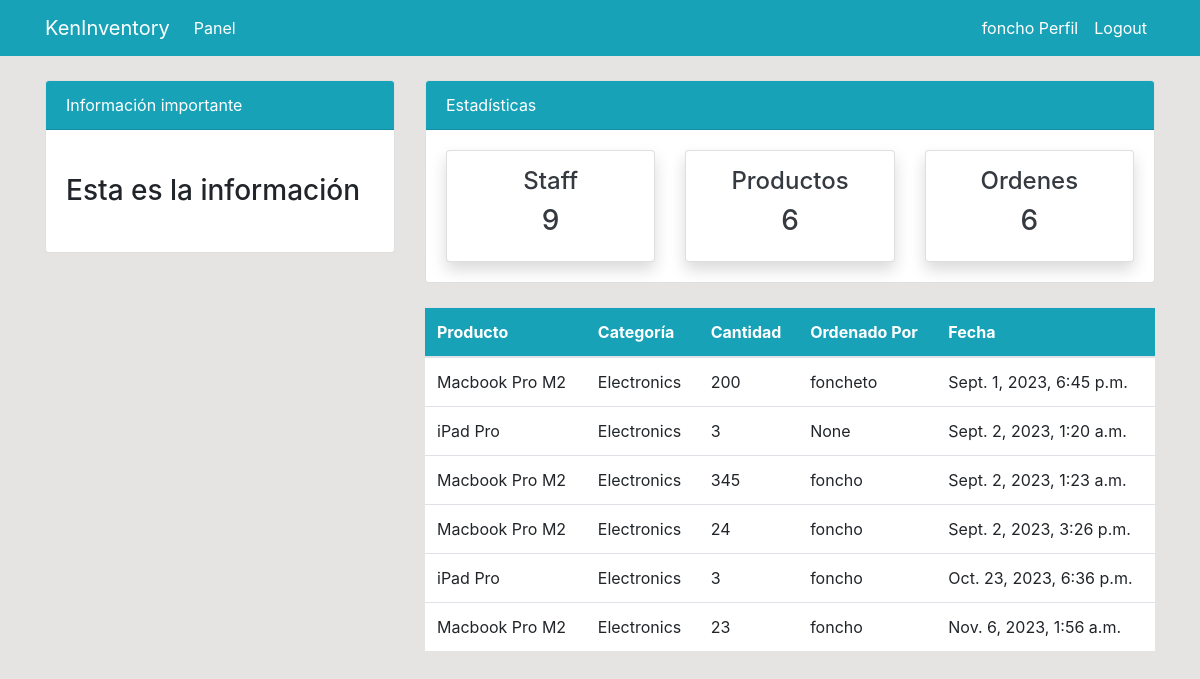
Screenshot of /order/ (signed in) with the database file from the repository.
### dashboard/models.py (models this page shows, shortened)
class Order(models.Model):
    product = models.ForeignKey(Product, on_delete=models.CASCADE, null=True)
    staff = models.ForeignKey(User, on_delete=models.CASCADE, null=True)
    order_quantity = models.PositiveSmallIntegerField(null=True)
    date = models.DateTimeField(auto_now_add=True, null=True)
    class Meta:
        verbose_name_plural = "Order"

class Product(models.Model):
    name = models.CharField(max_length=50, null=True)
    category = models.CharField(choices=CATEGORIES, max_length=20, null=True)
    quantity = models.PositiveSmallIntegerField(null=True)
    class Meta:
        verbose_name_plural = "Product"
    def __str__(self):
        return self.name

### dashboard/views.py (the view)
# urls.py: path("order/", views.order, name="dashboard-order"),
@login_required
def order(request):
    orders = Order.objects.all()
    orders_count = orders.count()
    workers_count = User.objects.all().count()
    items_count = Product.objects.all().count()
    context = {
        "orders": orders,
        "workers_count": workers_count,
        "orders_count": orders_count,
        "items_count": items_count,
    }
    return render(request, "dashboard/order.html", context)

### templates/dashboard/order.html (shortened to what this page needs)
{% extends 'partials/base.html' %}
{% block content %}
{% include 'partials/topnav.html' %}
<div class="container">
    <div class="row my-4">
        <div class="col-md-4">
        </div>
        <div class="col-md-8">
            <table class="table bg-white">
                <thead class="bg-info">
                    <tr class="text-white">
                        <th scope="col">Producto</th>
                        <th scope="col">Categoría</th>
                        <th scope="col">Cantidad</th>
                        <th scope="col">Ordenado Por</th>
                        <th scope="col">Fecha</th>
                    </tr>
                </thead>
                <tbody>
                    {% for order in orders %}
                    <tr>
                        <td>{{ order.product }}</td>
                        <td>{{ order.product.category }}</td>
                        <td>{{ order.order_quantity }}</td>
                        <td>{{ order.staff }}</td>
                        <td>
                            {{ order.date }}
                        </td>
                    </tr>
                    {% endfor %}
                </tbody>
            </table>
        </div>
    </div>
</div>
{% endblock %}

### templates/partials/nav.html (shortened to what this page needs)
<nav class="navbar navbar-expand-lg navbar-info bg-info">
    {% if user.is_authenticated %}
    <div class="container">
        <a class="navbar-brand text-white" href="{% url 'dashboard-index' %}">KenInventory</a>
        <div class="collapse navbar-collapse" id="navbarSupportedContent">
            <ul class="navbar-nav mr-auto">
                <li class="nav-item active">
                    <a class="nav-link text-white" href="{% url 'dashboard-index' %}">Panel </a>
                </li>
            </ul>
            <ul class="navbar-nav ml-auto">
                <li class="nav-item active">
                    <a class="nav-link text-white" href="{% url 'user-profile' %}">{{ user.username }} Perfil </a>
                </li>
                <li class="nav-item">
                    <a class="nav-link text-white" href="{% url 'user-logout' %}">Logout</a>
                </li>
            </ul>
            {% endif %}
        </div>
    </div>
</nav>

### static/style.css (style rules this page uses)
body { background: rgb(230, 227, 227); }

### rows the page displays
Order: product "Macbook Pro M2", product.category "Electronics", order_quantity "200", staff "foncheto", date "Sept. 1, 2023, 6:45 p.m."
Order: product "iPad Pro", product.category "Electronics", order_quantity "3", staff "None", date "Sept. 2, 2023, 1:20 a.m."
Order: product "Macbook Pro M2", product.category "Electronics", order_quantity "345", staff "foncho", date "Sept. 2, 2023, 1:23 a.m."
Order: product "Macbook Pro M2", product.category "Electronics", order_quantity "24", staff "foncho", date "Sept. 2, 2023, 3:26 p.m."
Order: product "iPad Pro", product.category "Electronics", order_quantity "3", staff "foncho", date "Oct. 23, 2023, 6:36 p.m."
Order: product "Macbook Pro M2", product.category "Electronics", order_quantity "23", staff "foncho", date "Nov. 6, 2023, 1:56 a.m."

### other values shown
{{ user.username }} "foncho"
{{ workers_count }} "9"
{{ items_count }} "6"
{{ orders_count }} "6"
